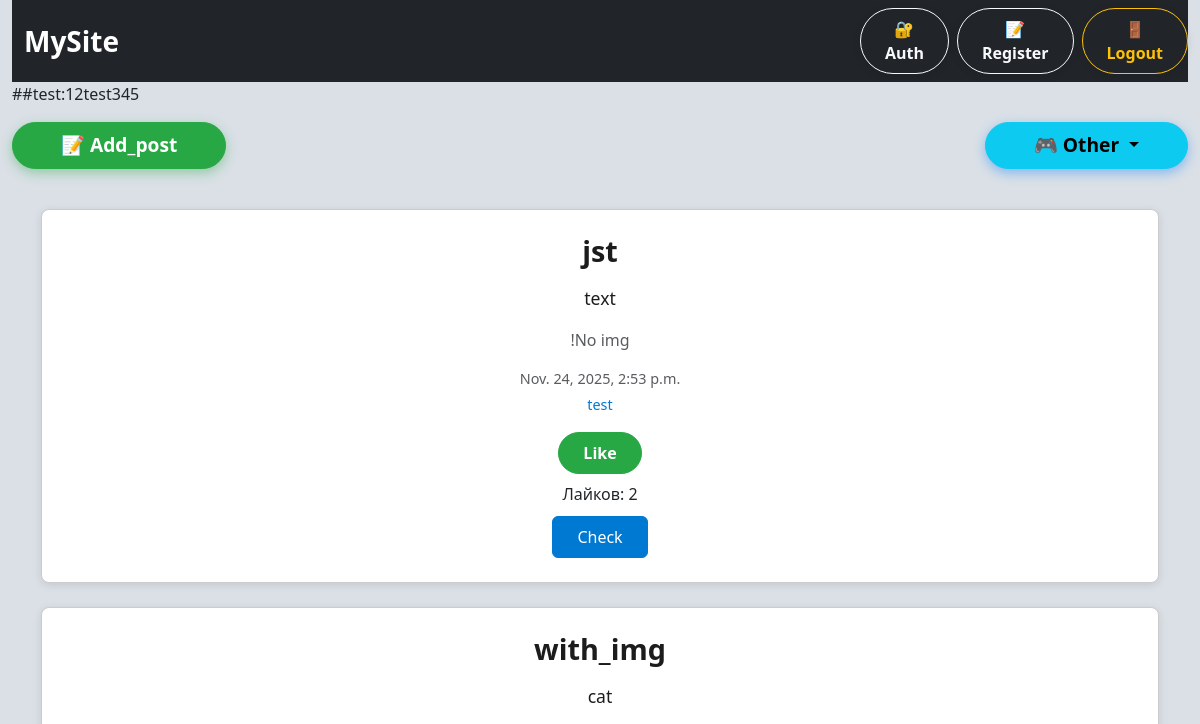
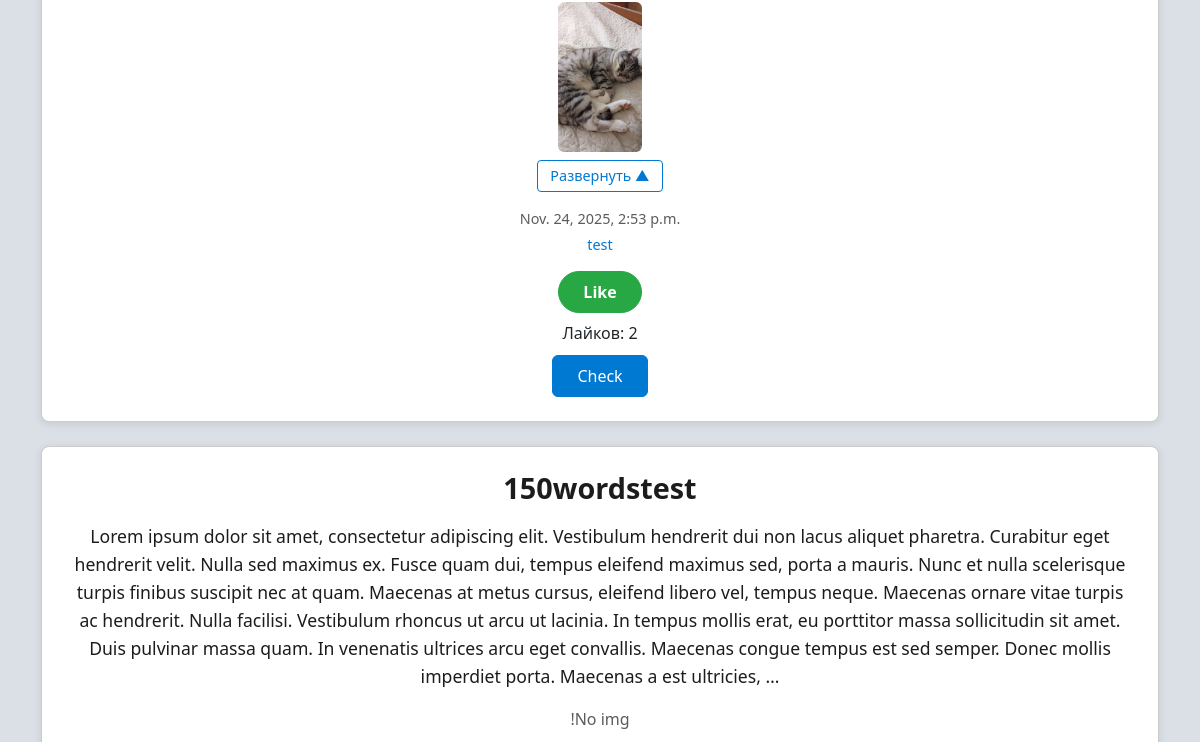
Before: / (upper part) with the older database file (2 pictures, top to bottom).
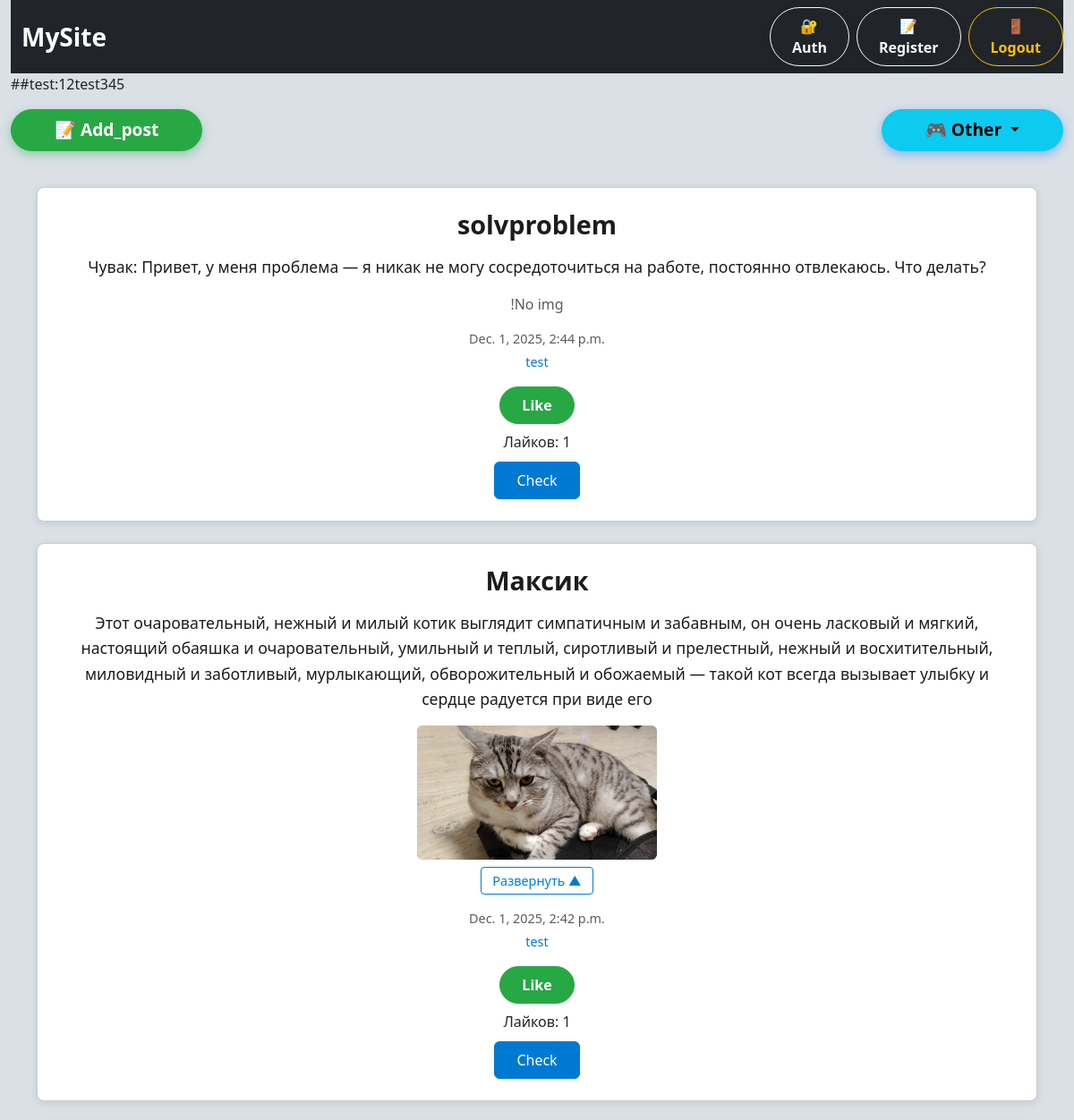
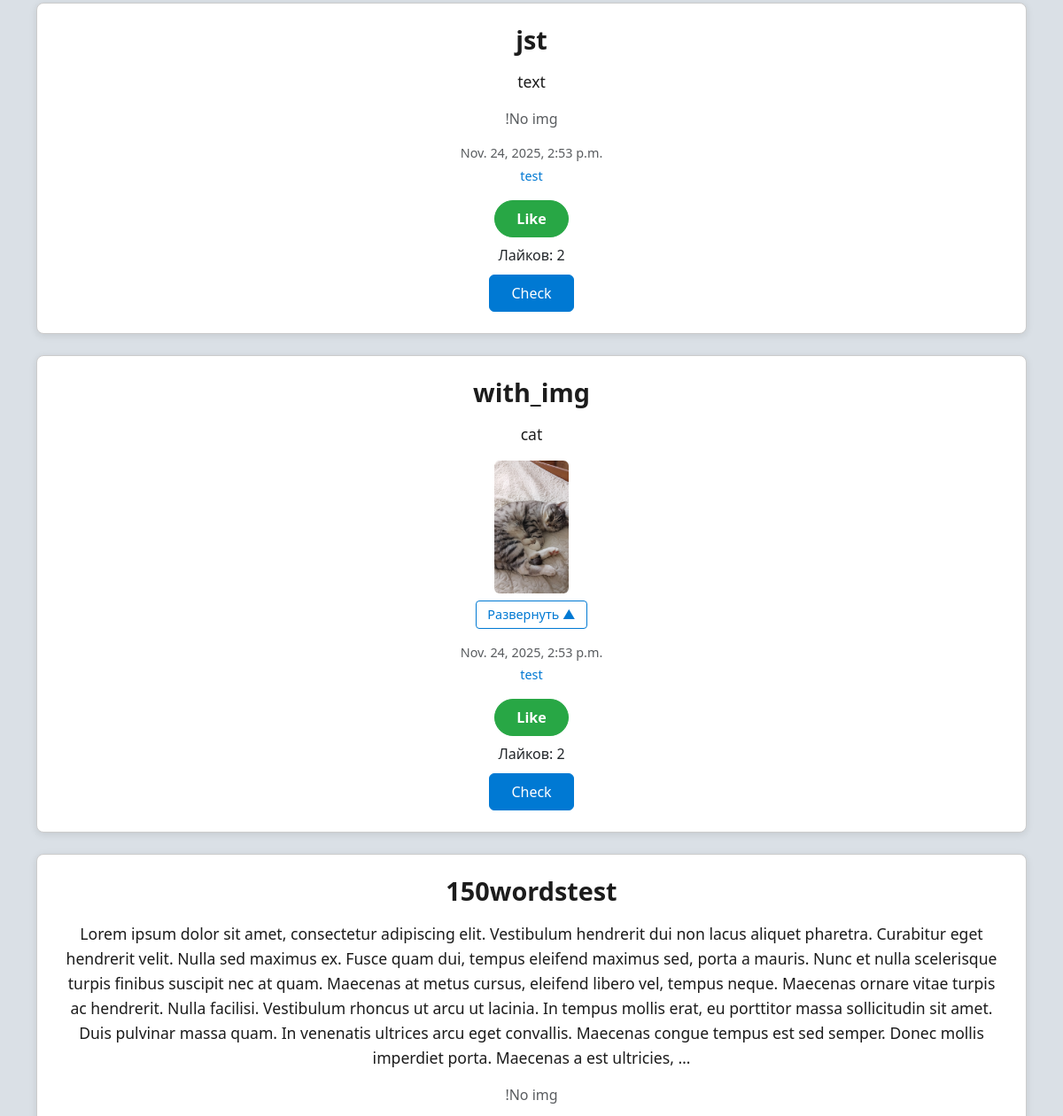
After: the same page with the newer database file (2 pictures, top to bottom).
### main/models.py (models this page shows, shortened)
class Articles(models.Model):
    title = models.CharField('Name', max_length=100)
    text = models.TextField('Text')
    date = models.DateTimeField('Date', auto_now_add=True)
    image = models.ImageField('Image', upload_to='articles_images/', null=True, blank=True)
    author = models.ForeignKey(User, on_delete=models.CASCADE)
    likes = models.IntegerField(default=0)
    liked_by = models.ManyToManyField(User, related_name='liked_articles', blank=True)
    @property
    def likes_count(self):
        return self.liked_by.count()
    def user_has_liked(self, user):
        if not user.is_authenticated:
            return False
        return self.liked_by.filter(id=user.id).exists()

### main/views.py (the view)
# urls.py: path('', main),
def main(request):
    elements = Articles.objects.all().order_by('-date')
    articles_data = []
    for article in elements:
        articles_data.append({
            'article': article,
            'user_has_liked': article.user_has_liked(request.user)
        })
    context = {
        'articles_data': articles_data,
        'current_user': request.user
    }
    return render(request, 'main.html', context)

### templates/main.html (shortened to what this page needs)
{% extends 'inheritance.html'%}
{% block div %}
    ##test:12test345
<div class="d-flex justify-content-between align-items-center mx-auto py-3">
    <a class="btn btn-success rounded-pill px-5 py-2 fs-5 fw-bold shadow" href="/post"
       style="font-size: 1.2rem !important; box-shadow: 0 4px 12px rgba(40, 167, 69, 0.4) !important;">
        📝 Add_post
    </a>
    <div class="dropdown">
        <button class="btn btn-info rounded-pill px-5 py-2 fs-5 fw-bold dropdown-toggle shadow"
                type="button" id="otherDropdown" data-bs-toggle="dropdown" aria-expanded="false"
                style="font-size: 1.2rem !important; box-shadow: 0 4px 12px rgba(0, 123, 255, 0.4) !important;">
            🎮 Other
        </button>
    </div>
</div>
<br>
{% for data in articles_data %}
    {% with el=data.article %}
    <div class="article-card mb-4 bg-white border rounded mx-auto" style="max-width: 1200px; width: 95%;">
        <div class="article-content p-4">
            <h1 class="article-title text-center mb-3" style="color: #1c1c1c; font-size: 1.8rem;">{{ el.title }}</h1>
            <p class="article-text text-center mb-3" style="color: #1c1c1c; font-size: 1.1rem; line-height: 1.6;">{{ el.text|truncatewords:100 }}</p>
            {% if el.image %}
                <div class="text-center mb-3 position-relative">
                    <img src="{{ el.image.url }}" alt="{{ el.title }}" class="article-image img-fluid rounded
                                {% if el.image.height > 300 %}collapsed-image{% else %}full-height-image{% endif %}"
                        id="image-{{ el.pk }}">
                    {% if el.image.height > 300 %}
                        <div class="expand-section mt-2">
                            <button class="btn btn-outline-primary btn-sm expand-btn"
                                    data-article-id="{{ el.pk }}"
                                    data-expanded="false">
                                Развернуть ▲
                            </button>
                        </div>
                    {% endif %}
                </div>
            {% else %}
                <p class="text-center text-muted mb-3">!No img</p>
            {% endif %}
            <div class="article-meta text-center text-muted mb-3" style="font-size: 0.9rem;">
                <p class="mb-1">{{ el.date }}</p>
                <p class="mb-1" style="color: #0079d3; font-weight: 500;">{{ el.author }}</p>
            </div>
            <div class="text-center">
                <button class="like-btn btn {% if data.user_has_liked %}btn-danger{% else %}btn-success{% endif %} rounded-pill px-4 py-2 mb-2"
                        data-article-id="{{ el.pk }}"
                        style="font-weight: 600; font-size: 1rem;">
                    {% if data.user_has_liked %}Like{% else %}Like{% endif %}
                </button>
                <div style=" font-size: 1rem; margin-bottom: 10px;">
                    Лайков: <span id="like-count-{{ el.pk }}">{{ el.likes_count }}</span>
                </div>
                <a href="{% url 'post_detail' pk=el.pk %}" class="btn btn-primary px-4 py-2" style="background-color: #0079d3; border-color: #0079d3;">
                    Check
                </a>
            </div>
        </div>
    </div>
    {% endwith %}
{% endfor %}
    <br>
{% load static %}
{%endblock%}

Changed rows visible on the page:
added Articles: article "solvproblem", article.text "Чувак: Привет, у меня проблема — я никак не могу сосредоточиться на работе, постоянно отвлекаюсь. Что делать?", image "!No img", article "Dec. 1, 2025, 2:44 p.m.", article.author "test", shows "Like", article.likes_count "1"
added Articles: article "Максик", article.text "Этот очаровательный, нежный и милый котик выглядит симпатичным и забавным, он очень ласковый и мягкий, настоящий обаяшка и очаровательный, умильный и теплый, сиротливый и прелестный, нежный и восхитительный, миловидный и заботливый, мурлыкающий, обворожительный и обожаемый — такой кот всегда вызывает улыбку и сердце радуется при виде его", article.image (picture), article "Dec. 1, 2025, 2:42 p.m.", article.author "test", shows "Like", article.likes_count "1"
